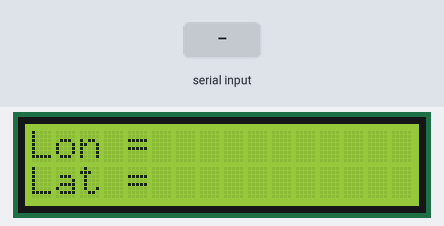
The sketch below on a simulated Arduino Uno, built with avr-gcc and run on an emulated ATmega328P. On the bench: 16×2 character LCD. The inputs (shaded band) are chosen by the test bench. What the sketch prints to the serial monitor is not drawn.

Above: at 1.3 s.
1.4 s: "1\n" received over Serial
At 2.6 s:
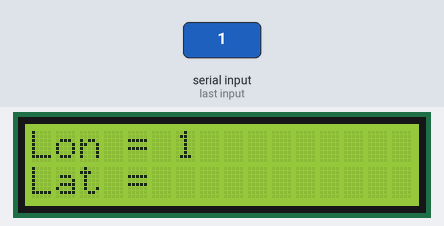
2.9 s: "0\n" received over Serial
At 3.8 s:
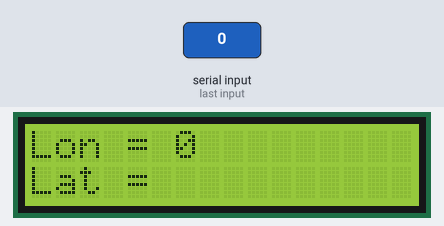
4.4 s: "2\n" received over Serial
At 4.9 s:
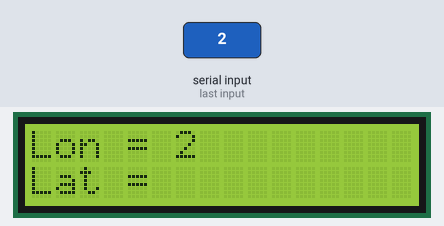
Timing chart, 0 to 7.4 s (numbered marks = the images above; inputs shaded):
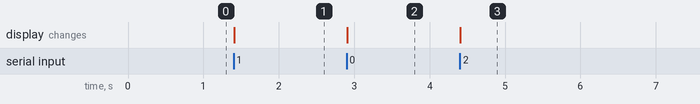

The sketch:

lcdcontroller.ino
```cpp
#include <LiquidCrystal.h>

const int rs = 7, en = 6, d4 = 5, d5 = 4, d6 = 3, d7 = 2; //Setting up the lcd


LiquidCrystal lcd(rs, en, d4, d5, d6, d7); //Initialize the lcd class


void setup() {
  lcd.begin(16, 2); //Beginning the lcd, 16x2
  Serial.begin(9600); //Beginning the Serial
  Serial.setTimeout(200);

  lcd.setCursor(0,0);
  lcd.print("Lon = ");
  lcd.setCursor(0,1);
  lcd.print("Lat = ");

  Serial.println("Arduino started, you have to send data with the script specified in the repository.");
  Serial.println("https://github.com/PlasmaAsDev/lcd_iss_tracker");
}


void loop() {
  while(!Serial.available());

  lcd.setCursor(6,0);
  lcd.print("                        ");
  lcd.setCursor(6,1);
  lcd.print("                        ");

  String incommingStr = Serial.readStringUntil('\n'); //Read the complete string

  String lon = incommingStr.substring(0,7); //Divide the received string in the first 7 characters

  String lat = incommingStr.substring(7);

  lcd.setCursor(6,0);
  lcd.print(lon); // Print the longitude value on lcd

  lcd.setCursor(6,1);
  lcd.print(lat); // Print the latitude value on lcd

  delay(500);
}
```

Measured:
- after the input at 1.4 s, the display: changes at once (image 1)
- after the input at 2.9 s, the display: changes at once (image 2)
- after the input at 4.4 s, the display: changes at once (image 3)
